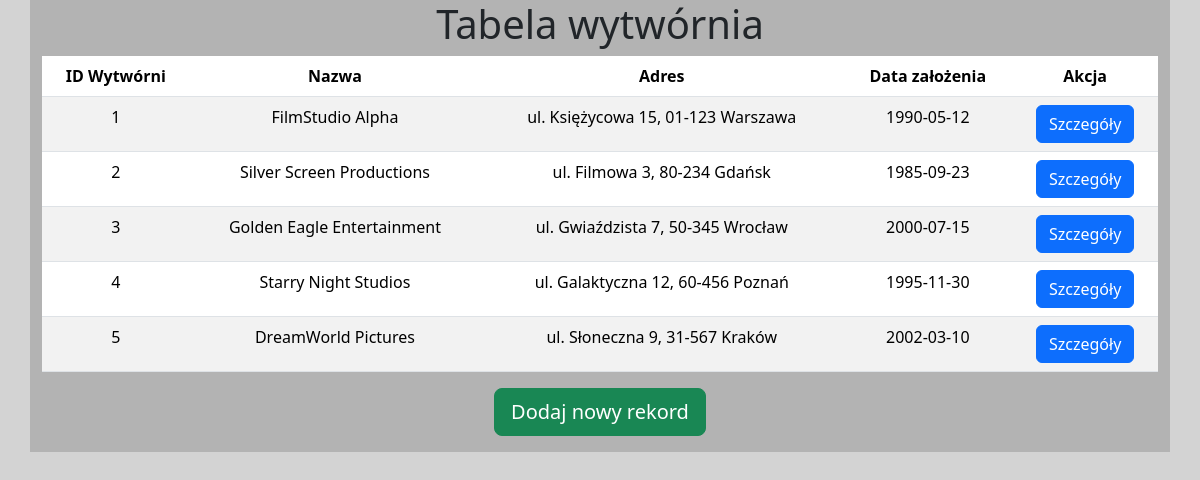
The page /wytwornia/index.php (signed in) on the database its author committed.
### tables this page shows
CREATE TABLE `wytwornia` (
                             `id_wytworni` int(11) NOT NULL,
                             `Nazwa` varchar(255) DEFAULT NULL,
                             `Adres` varchar(255) DEFAULT NULL,
                             `Data_zalozenia` date DEFAULT NULL
);

### wytwornia/index.php (the view, shortened to what this page needs)
<!doctype html>
<html lang="pl">
<head>
    <link href="https://cdn.jsdelivr.net/npm/bootstrap@5.3.3/dist/css/bootstrap.min.css" rel="stylesheet">
    <link rel="stylesheet" type="text/css" href="/styles/core.css" />
</head>
<body>
    <div class="container container-lg">
        <h1>Tabela wytwórnia</h1>
        <table class="table table-striped">
            <thead>
                <tr>
                    <th>ID Wytwórni</th>
                    <th>Nazwa</th>
                    <th>Adres</th>
                    <th>Data założenia</th>
                    <th>Akcja</th>
                </tr>
            </thead>
            <tbody>
            <?php
                $db = mysqli_connect("localhost", "root", "", "filmy");
                $result = mysqli_query($db, "SELECT * FROM wytwornia");
                while ($row = mysqli_fetch_assoc($result)): ?>
                    <tr>
                        <td><?php echo $row["id_wytworni"] ?></td>
                        <td><?php echo $row["Nazwa"] ?></td>
                        <td><?php echo $row["Adres"] ?></td>
                        <td><?php echo $row["Data_zalozenia"] ?></td>
                        <td><a href="edit.php?id=<?php echo $row["id_wytworni"]; ?>"><button class="btn btn-primary">Szczegóły</button> </a></td>
                    </tr>
                <?php endwhile;
                ?>
            </tbody>
        </table>
        <a href="new.php"><button class="btn btn-lg btn-success mb-3">Dodaj nowy rekord</button></a>
    </div>
</body>
</html>

### styles/core.css (style rules this page uses)
body { background-color: #d3d3d3 !important; }
.container { margin: auto; text-align: center; background-color: #b3b3b3; display: flex; flex-direction: column; justify-content: center; align-items: center; }

### rows shown on the page
wytwornia: id_wytworni "1", Nazwa "FilmStudio Alpha", Adres "ul. Księżycowa 15, 01-123 Warszawa", Data_zalozenia "1990-05-12"
wytwornia: id_wytworni "2", Nazwa "Silver Screen Productions", Adres "ul. Filmowa 3, 80-234 Gdańsk", Data_zalozenia "1985-09-23"
wytwornia: id_wytworni "3", Nazwa "Golden Eagle Entertainment", Adres "ul. Gwiaździsta 7, 50-345 Wrocław", Data_zalozenia "2000-07-15"
wytwornia: id_wytworni "4", Nazwa "Starry Night Studios", Adres "ul. Galaktyczna 12, 60-456 Poznań", Data_zalozenia "1995-11-30"
wytwornia: id_wytworni "5", Nazwa "DreamWorld Pictures", Adres "ul. Słoneczna 9, 31-567 Kraków", Data_zalozenia "2002-03-10"
